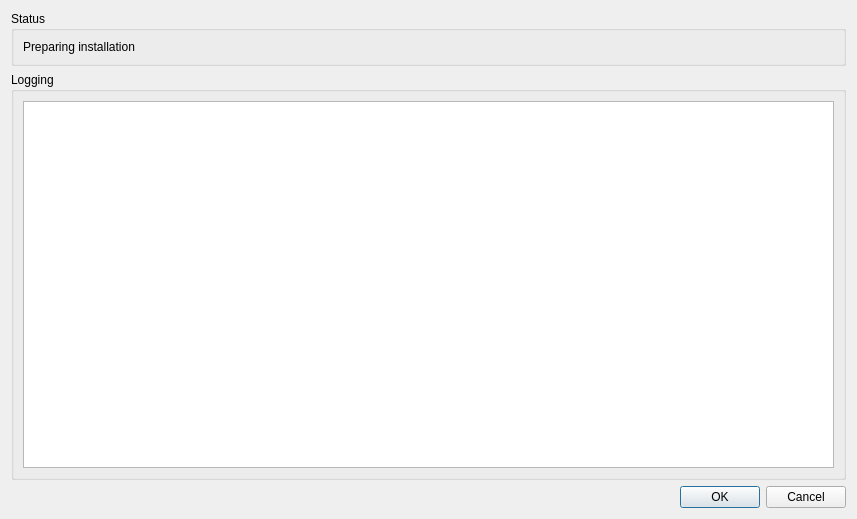
<?xml version="1.0" encoding="UTF-8"?>
<ui version="4.0">
 <class>dlgHydroMTInstallation</class>
 <widget class="QDialog" name="dlgHydroMTInstallation">
  <property name="geometry">
   <rect>
    <x>0</x>
    <y>0</y>
    <width>857</width>
    <height>519</height>
   </rect>
  </property>
  <property name="windowTitle">
   <string>HydroMT_wflow installation</string>
  </property>
  <layout class="QVBoxLayout" name="verticalLayout">
   <item>
    <widget class="QGroupBox" name="groupBox_2">
     <property name="title">
      <string>Status</string>
     </property>
     <layout class="QVBoxLayout" name="verticalLayout_3">
      <item>
       <widget class="QLabel" name="lblInstallationStatus">
        <property name="text">
         <string>Preparing installation</string>
        </property>
       </widget>
      </item>
     </layout>
    </widget>
   </item>
   <item>
    <widget class="QGroupBox" name="groupBox">
     <property name="title">
      <string>Logging</string>
     </property>
     <layout class="QVBoxLayout" name="verticalLayout_2">
      <item>
       <widget class="QPlainTextEdit" name="textBrowser">
        <property name="enabled">
         <bool>true</bool>
        </property>
        <property name="readOnly">
         <bool>true</bool>
        </property>
       </widget>
      </item>
     </layout>
    </widget>
   </item>
   <item>
    <widget class="QDialogButtonBox" name="buttonBox">
     <property name="orientation">
      <enum>Qt::Horizontal</enum>
     </property>
     <property name="standardButtons">
      <set>QDialogButtonBox::Cancel|QDialogButtonBox::Ok</set>
     </property>
    </widget>
   </item>
  </layout>
 </widget>
 <resources/>
 <connections>
  <connection>
   <sender>buttonBox</sender>
   <signal>accepted()</signal>
   <receiver>dlgHydroMTInstallation</receiver>
   <slot>accept()</slot>
   <hints>
    <hint type="sourcelabel">
     <x>248</x>
     <y>254</y>
    </hint>
    <hint type="destinationlabel">
     <x>157</x>
     <y>274</y>
    </hint>
   </hints>
  </connection>
  <connection>
   <sender>buttonBox</sender>
   <signal>rejected()</signal>
   <receiver>dlgHydroMTInstallation</receiver>
   <slot>reject()</slot>
   <hints>
    <hint type="sourcelabel">
     <x>316</x>
     <y>260</y>
    </hint>
    <hint type="destinationlabel">
     <x>286</x>
     <y>274</y>
    </hint>
   </hints>
  </connection>
 </connections>
</ui>
